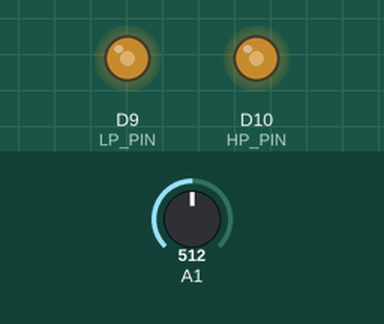
This sketch was run on a simulated Arduino Zero (SAMD21). Parts: output pins drawn as LEDs (lit = HIGH). Inputs (shaded band) come from the test bench; at power-on: A1 = 512 (analog values on the 0–1023 scale).

Above: at 1.2 s.
1.3 s: A1 set to 716
At 2.5 s:
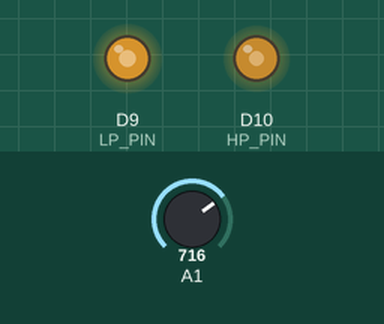
2.8 s: A1 set to 900
At 3.6 s:
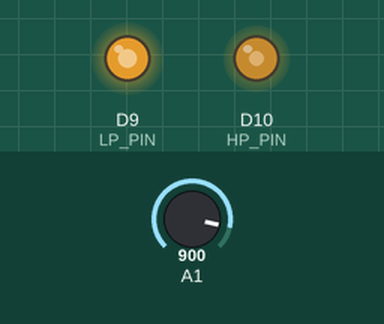
4.3 s: A1 set to 511
At 4.8 s:
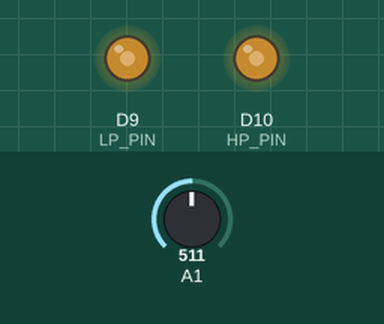
5.8 s: A1 set to 306
At 7.0 s:
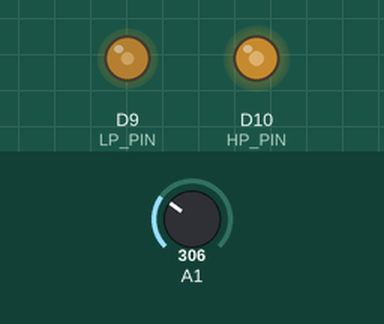
7.3 s: A1 set to 122
At 8.2 s:
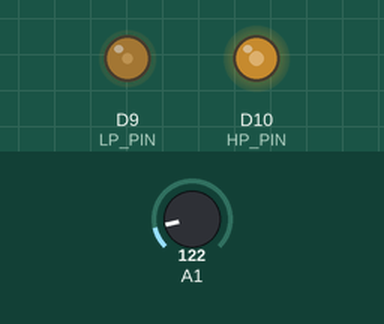
Timing chart, 0 to 9.8 s (numbered marks = the images above; inputs shaded):
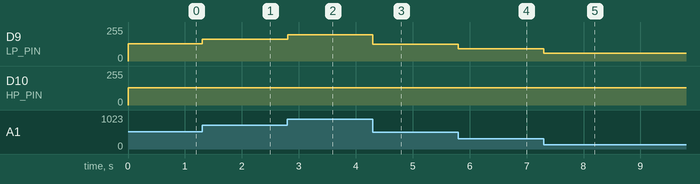

The sketch:

exact_band_split_8bit_qmf.ino
```cpp
#include "coefficients.h"

const uint8_t LP_PIN = 9, HP_PIN = 10;
#define B 256
#define MASK (B - 1)
int16_t x[B];
int32_t arduino_y1, arduino_y2;
uint8_t i = 0;
uint32_t last_micros = 0;

void setup() {
  pinMode(LP_PIN, OUTPUT);
  pinMode(HP_PIN, OUTPUT);
  analogReadResolution(8);
}

void loop() {
  uint32_t now = micros();
  if (now - last_micros < 1000000 / SAMPLING_RATE) return;
  last_micros = now;

  x[i] = analogRead(A1);

  arduino_y1 = 0; arduino_y2 = 0;
  for (uint8_t j = 0; j < QMF_N; j++) {
    int32_t input = (int32_t)x[(i - j) & MASK] - 128;
    arduino_y1 += (int32_t)(int16_t)pgm_read_word(&h_fixed[j]) * input;
    arduino_y2 += (int32_t)(int16_t)pgm_read_word(&g_fixed[j]) * input;
  }

  analogWrite(LP_PIN, constrain(((arduino_y1 + 32768L) >> 16) + 128, 0, 255));
  analogWrite(HP_PIN, constrain(((arduino_y2 + 32768L) >> 16) + 128, 0, 255));

  i = (i + 1) & MASK;
}
```

coefficients.h
```cpp
// Auto-generated QMF coefficients (DB4, Standard Orthogonal)
#ifndef COEFFICIENTS_H
#define COEFFICIENTS_H

#define QMF_N 4
#define SAMPLING_RATE 2000

// Floating point coefficients (Sum = sqrt(2))
const float h_float[QMF_N] = { 0.48296291f, 0.83651630f, 0.22414387f, -0.12940952f };
const float g_float[QMF_N] = { -0.12940952f, -0.22414387f, 0.83651630f, -0.48296291f };

// Fixed point coefficients (scaled by 2^15)
const int16_t h_fixed[QMF_N] PROGMEM = { 15826, 27411, 7345, -4240 };
const int16_t g_fixed[QMF_N] PROGMEM = { -4240, -7345, 27411, -15826 };

#endif
```

Measured:
- after the input at 1.3 s, D9 (LP_PIN): 128/255 → 164/255 at once
- after the input at 2.8 s, D9 (LP_PIN): 164/255 → 197/255 at once
- after the input at 4.3 s, D9 (LP_PIN): 197/255 → 127/255 at once
- after the input at 5.8 s, D9 (LP_PIN): 127/255 → 91/255 at once
- after the input at 7.3 s, D9 (LP_PIN): 91/255 → 59/255 at once
